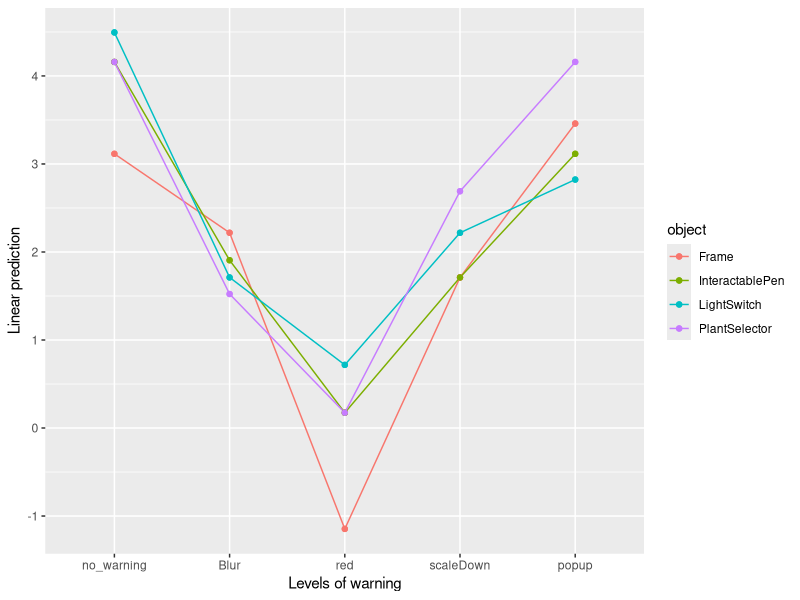
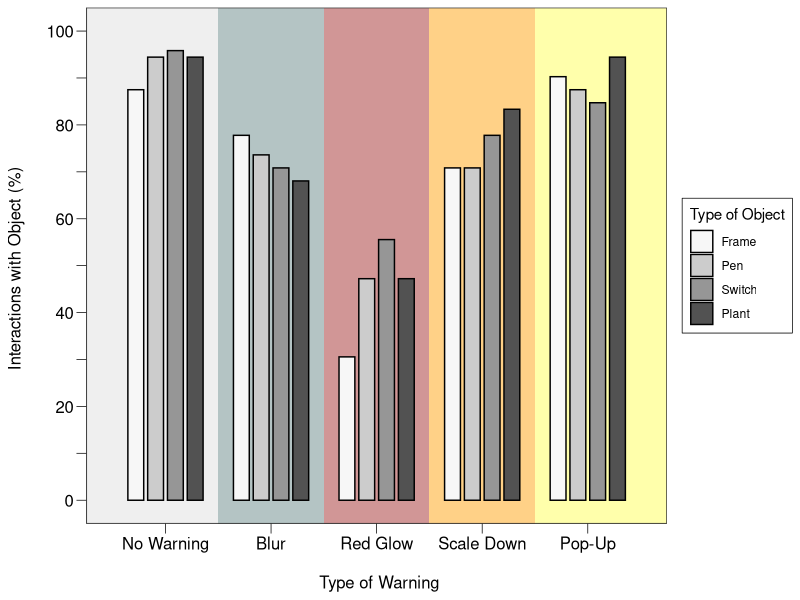

The R script that drew these images, in order:
#load libraries
library(dplyr)#### cave if also loading plyr!!!!!
library(readxl) 

###Load behavioral_data####
Behavioral_data<- read.csv("data/user_study_2_behavioral_response.csv", sep=";")

#Exclude participant 16 and 22
Behavioral_data_without<-subset(Behavioral_data, Behavioral_data$participant!= 22 & Behavioral_data$participant!= 16)

#Factorize the factor variables and bring them in the correct order, if necessary
Behavioral_data_without$object<-as.factor(Behavioral_data_without$object)
Behavioral_data_without$warning<-factor(Behavioral_data_without$warning, levels = c("no_warning", "Blur", "red","scaleDown","popup"))
Behavioral_data_without$scene<-as.factor(Behavioral_data_without$scene)

#Calculate the binary Go/noGo-Variable
Behavioral_data_without$Gonogo<-ifelse(Behavioral_data_without$interacted==TRUE,1,0)

#####Models
#load the necessary libraries for the models
library(lme4)
library(emmeans)

#Build a null model with the random intercept participant and display it
model_null = glmer(Gonogo ~ 1 + (1 | participant), family=binomial,data = Behavioral_data_without)
summary(model_null)

#Build a model with the random intercept participant and the fixed effect "object" and display it
model_1 = glmer(Gonogo ~ object  + (1 | participant), family=binomial,data = Behavioral_data_without)
summary(model_1)
#test model with fixed effect "object" against null model
anova (model_null, model_1)

# we tested whether the model with a random slope for object and a random intercept for participant converge. We also checked, whether this model would fit with optimizer ='bobyqa' and optCtrl=list(maxfun = 10.000). -> it did not, therefore we dropped the model
      #model_1 = glmer(Gonogo ~ object  + (1 | participant) + (object | participant), family=binomial,data = Behavioral_data_without,control=glmerControl(optimizer="bobyqa",optCtrl=list(maxfun=10000)))
      #summary(model_1)
      #anova (model_null, model_1)

#Build a model with the random intercept participant and the fixed effect "warning" and display it
model_2 = glmer(Gonogo ~ warning + (1 | participant), family=binomial,data = Behavioral_data_without)
summary(model_2)
#test model with fixed effect "warning" against null model
anova (model_null, model_2)

#Build a model with the random intercept participant and the fixed effects for "object" and "warning" and display it
model_3 = glmer(Gonogo ~ object + warning + (1 | participant), family=binomial,data = Behavioral_data_without)
summary(model_3)

#Build a model with the random intercept participant and the fixed effects for "object" and "warning" as well as their interaction and display it
'As the interaction did not converged we increased the maximum number of evaluations in the model for the optimizer bobyqa. see ?convergence for more information'
model_4 = glmer(Gonogo ~ object * warning + (1 | participant), family=binomial,data = Behavioral_data_without, control=glmerControl(optimizer="bobyqa",optCtrl=list(maxfun=10000)))
summary(model_4)
#Test the model with both fixed effects against the model with both fixed effects and their interaction
anova (model_3, model_4)

#Simple comparisons comparing the different warnings on each level of the factor object
model_simple_comp <- emmeans(model_4, ~ object * warning)
pairs(model_simple_comp, simple = "warning")
summary(model_simple_comp)

#Simple comparisons comparing the different objects on each level of the factor warning
model_simple_comp2 <- emmeans(model_4, ~ object * warning)
pairs(model_simple_comp2, simple = "object")
summary(model_simple_comp2)
#show a model plot for the comparisons
emmip(model_4, object ~ warning)

#Simple comparisons comparing each factor level of the factor warning with the other levels of warning
model_simple_comp3 <- emmeans(model_4, ~ warning)
pairs(model_simple_comp3, simple = "warning")
summary(model_simple_comp3)

#Calculating means

#Aggregate mean of Go/nogo for each warning-object combination 
aggr_without<-aggregate(Gonogo ~ warning+object, data=Behavioral_data_without, mean)

#add appropriate column names
colnames(aggr_without) <- c("warning","object","mean_go")

#factorize the factors warning and objects with the factor levels being in the correct order
aggr_without$warning<-factor(aggr_without$warning, levels = c("no_warning", "Blur", "red","scaleDown","popup")) #should be done for correct labels
aggr_without$object<-as.factor(aggr_without$object)

#####Figure
#load necessary libraries for the figure
library(ggplot2)

#####bar plot

#Boxplot for warning
pdf(file = "R_Interaction_object_Study2.pdf",
    width=7.5, height=4)
  ggplot(data= aggr_without,aes(x=warning, y=mean_go,fill=object)) + #specify which data to plot and what should be plotted on the x and y axis
    geom_rect(data=NULL,aes(xmin=0.25,xmax=1.5,ymin=-Inf,ymax=Inf),
              fill="whitesmoke",alpha = 0.03)+
    geom_rect(data=NULL,aes(xmin=1.5,xmax=2.5,ymin=-Inf,ymax=Inf),
              fill="slategray",alpha = 0.03)+
    geom_rect(data=NULL,aes(xmin=2.5,xmax=3.5,ymin=-Inf,ymax=Inf),
              fill="firebrick",alpha = 0.03)+
    geom_rect(data=NULL,aes(xmin=3.5,xmax=4.5,ymin=-Inf,ymax=Inf),
              fill="orange",alpha = 0.03)+
    geom_rect(data=NULL,aes(xmin=4.5,xmax=5.75,ymin=-Inf,ymax=Inf),
              fill="yellow",alpha = 0.02)+
    geom_bar(stat="identity", position=position_dodge(width=0.75),  width=0.6, color="black")+ #stat="identity skips the aggregation of geom_bar, this is necessary since we provide the aggregated values, postion = position.dodge specifies the width between the bars for each warning, width specifies the width of the bars, color = black specifies the border of the bar
    #scale_fill_manual(values=c( "firebrick3","slategray", "slategray2",'whitesmoke'),labels = c("Frame", "Pen", "Switch","Plant")) +
    scale_fill_brewer(palette="Greys",labels = c("Frame", "Pen", "Switch","Plant"))+ #adds colors and introduces the labels for the legend
    theme_bw()  +  #deletes background color
    ylab("Interactions with Object (%) \n") +    #Axis title of y axis
    xlab("\n Type of Warning")+                  #Axis title of x axis
    labs(fill = "Type of Object")+          #Title of Legend
    scale_x_discrete(labels = c("No Warning", "Blur","Red Glow","Scale Down","Pop-Up"))+ #change text of x axis labels, introduce spaces before the first and behind the last bar
    scale_y_continuous(limits=c(0,1),breaks=seq(0,1,0.1), labels=c("0"," ","20"," ","40", " ","60"," ", "80"," ","100"))+  #location of tick marks on the y axis
    #geom_errorbar(aes(ymin= lowlimit, ymax=highlimit), width=0.3, colour="black", position=position_dodge(.75))+ #specifics of the error bar: smallest value, highest value, how big the error bars are, color of the error bars and position of error bars on bar
    theme(panel.grid.major = element_blank(), #removes border lines
          panel.grid.minor = element_blank(), #removes border lines
          #panel.border = element_line(color = "black"),     #makes border black
          axis.line = element_line(color = "black", size = 0.125), #adds axis lines in black with a specific size
          axis.title=element_text(size=12), #specifics of axis labels
          axis.text=element_text(color = "black", size=12),#specifics of axis text
          legend.background = element_rect(color = "black", linetype = "solid",linewidth = 0.25), # border around legend
          axis.ticks.length=unit(.25, "cm"),#adjust the length of the axis
          axis.ticks = element_line(color = "black",size = 0.25)) #specifics of the ticks
dev.off()           
